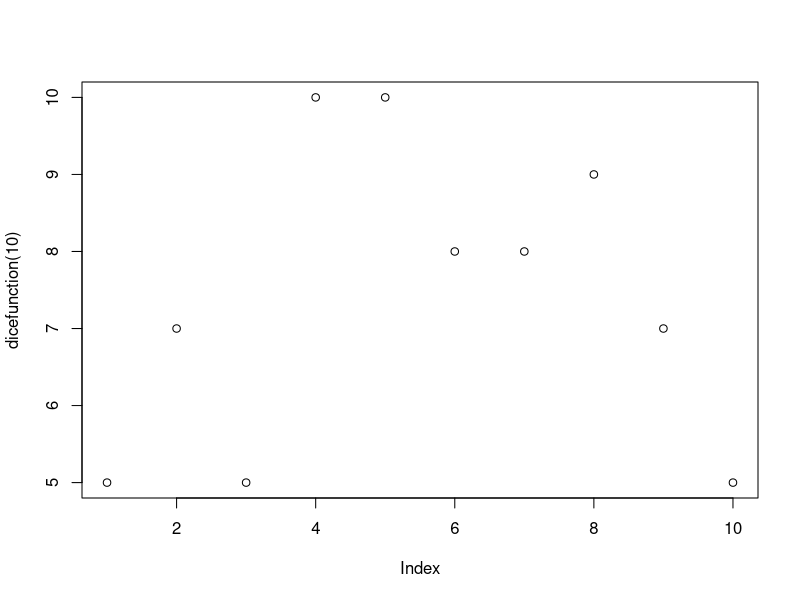
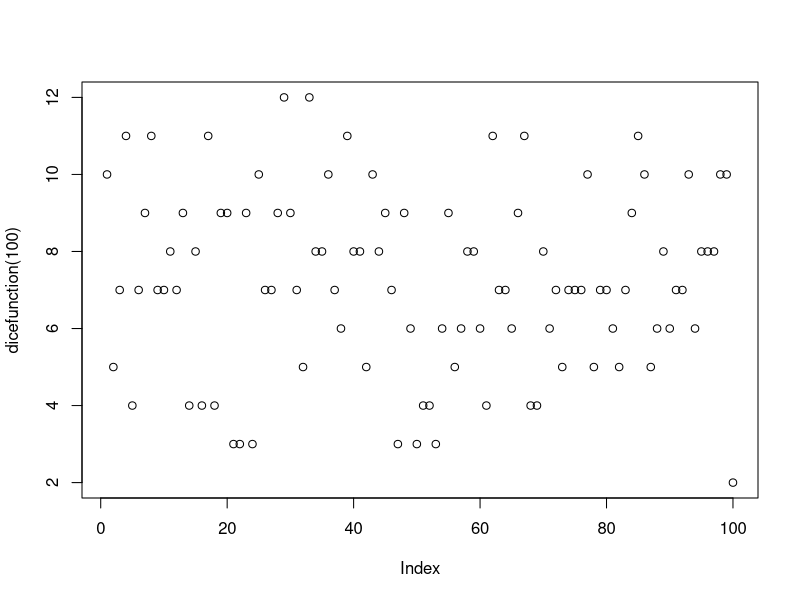
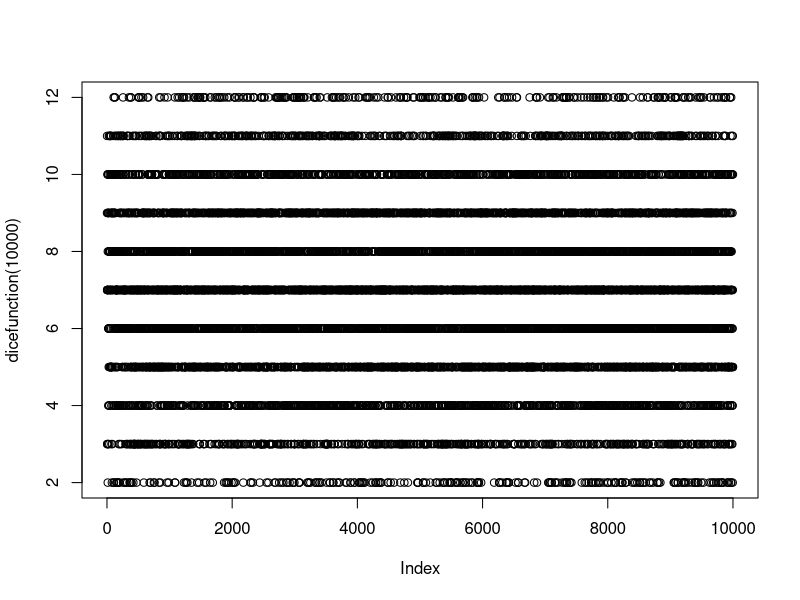
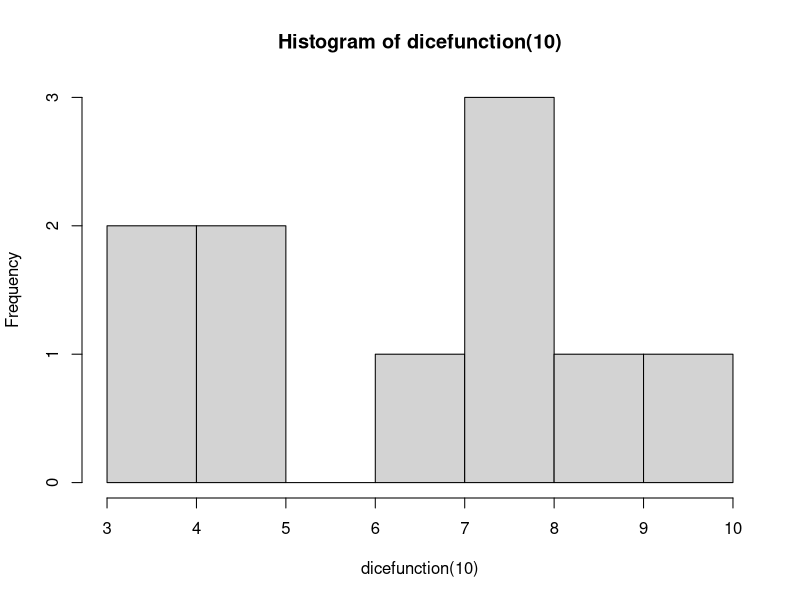
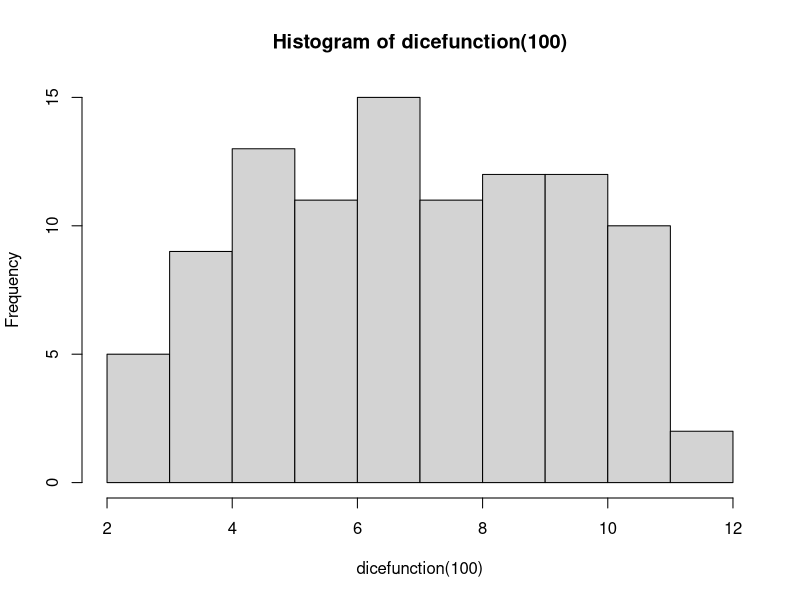
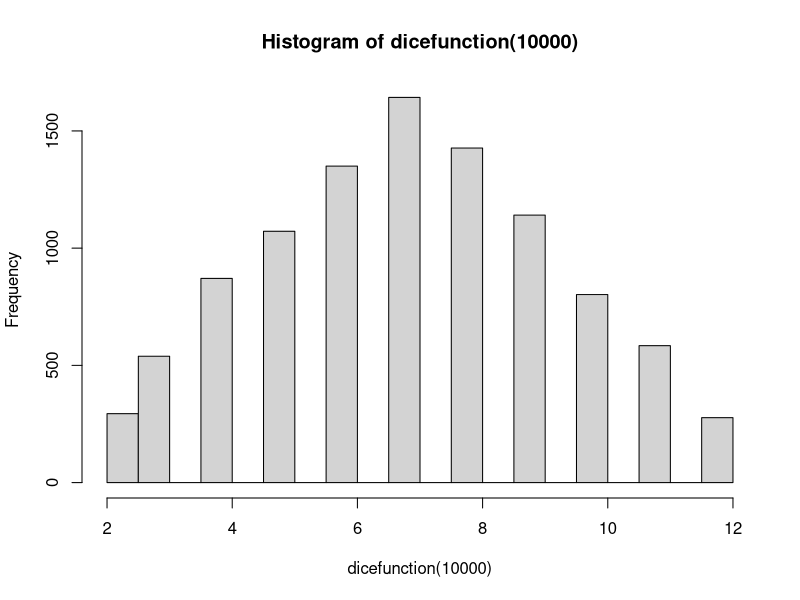
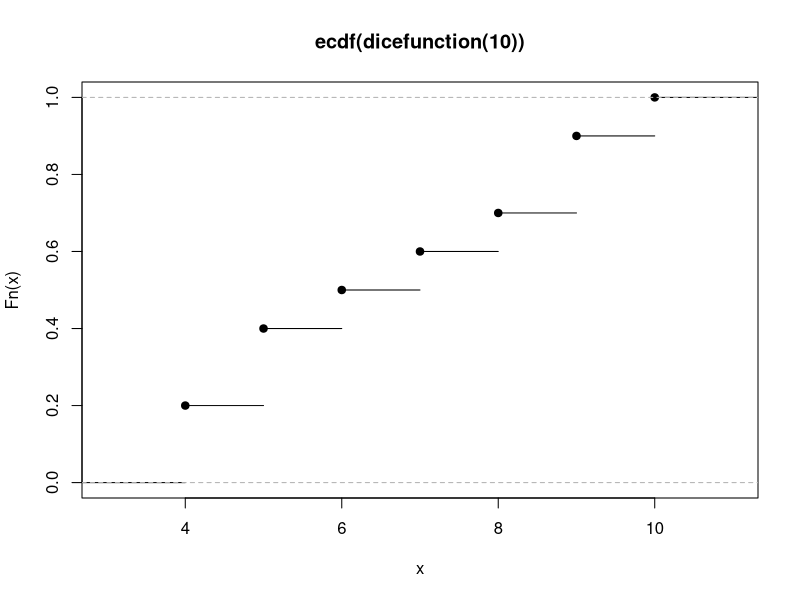
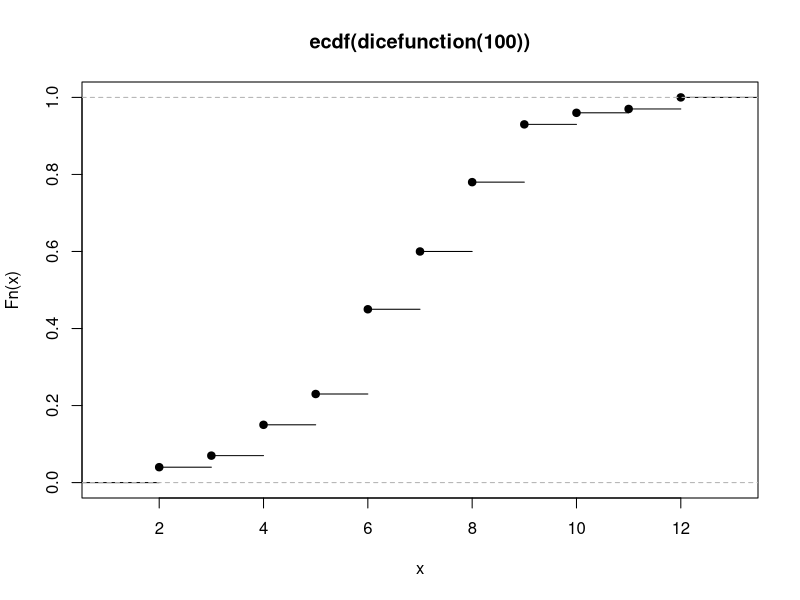

Generate these figures, in order, with R:
#function constructing
dicefunction=function(r){
  #set initial value, but it'll be not concluded in result
  C=0
    #for loop to repeat
    for (i in 1:r+1){
      #I used sample function
    A=sample(1:6,1)
    B=sample(1:6,1)
    C=c(C,A+B)}
    #discare the initial value
    C[-1]
}
#plotting the function
plot(dicefunction(10))
plot(dicefunction(100))
plot(dicefunction(10000))

#Drawing thistograms
hist(dicefunction(10))
hist(dicefunction(100))
hist(dicefunction(10000))

#Drawing CDF
plot(ecdf(dicefunction(10)))
plot(ecdf(dicefunction(100)))
plot(ecdf(dicefunction(10000)))

#Drwing Normal Distribution
plot(rnorm(10000))
hist(rnorm(10000),prob=T)

#Finding z scores
zscore=dnorm(70.472,mean=70,sd=5)
zscore
#simply
zscore1=(70.472-70)/5
zscore1
quantile=pnorm(70.472,mean=70,sd=5)
quantile*100

#Normal pdf
#X~N(3,5),Pr(X>1)
1-pnorm(1,mean=3,sd=sqrt(5))


